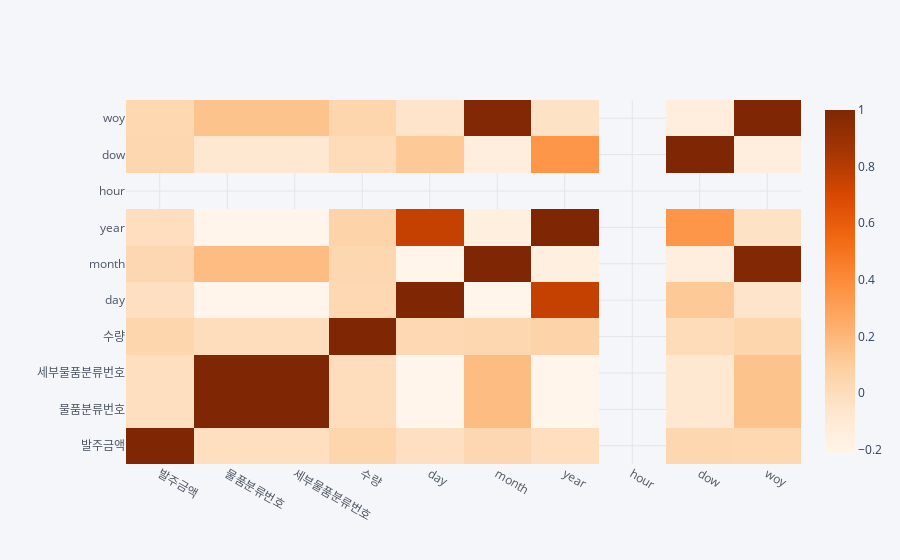

The notebook cell saved with this chart:
### Code cell
import chart_studio.plotly as py
import cufflinks as cf
cf.go_offline(connected=True)
df_train.corr().iplot(kind='heatmap', colorscale='oranges')

### Figure 1 — Plotly figure (JSON) as saved in the notebook; plotly's stock layout.template omitted (floating-point values rounded to 4 significant figures)
{"data": [{"colorscale": [[0, "rgb(255,245,235)"], [0.125, "rgb(254,230,206)"], [0.25, "rgb(253,208,162)"], [0.375, "rgb(253,174,107)"], [0.5, "rgb(253,141,60)"], [0.625, "rgb(241,105,19)"], [0.75, "rgb(217,72,1)"], [0.875, "rgb(166,54,3)"], [1, "rgb(127,39,4)"]], "type": "heatmap", "x": ["발주금액", "물품분류번호", "세부물품분류번호", "수량", "day", "month", "year", "hour", "dow", "woy"], "y": ["발주금액", "물품분류번호", "세부물품분류번호", "수량", "day", "month", "year", "hour", "dow", "woy"], "z": [[1, -0.01206, -0.01206, 0.0491, -0.01807, 0.03821, -0.007464, null, 0.04011, 0.03505], [-0.01206, 1, 1.0, -0.00274, -0.2142, 0.1767, -0.2156, null, -0.08562, 0.1454], [-0.01206, 1.0, 1, -0.00274, -0.2142, 0.1767, -0.2156, null, -0.08562, 0.1454], [0.0491, -0.00274, -0.00274, 1, 0.0329, 0.04189, 0.06481, null, 0.005453, 0.04888], [-0.01807, -0.2142, -0.2142, 0.0329, 1, -0.2129, 0.756, null, 0.1184, -0.05093], [0.03821, 0.1767, 0.1767, 0.04189, -0.2129, 1, -0.1519, null, -0.1415, 0.9862], [-0.007464, -0.2156, -0.2156, 0.06481, 0.756, -0.1519, 1, null, 0.3501, -0.03329], [null, null, null, null, null, null, null, null, null, null], [0.04011, -0.08562, -0.08562, 0.005453, 0.1184, -0.1415, 0.3501, null, 1, -0.1467], [0.03505, 0.1454, 0.1454, 0.04888, -0.05093, 0.9862, -0.03329, null, -0.1467, 1]], "zmax": null, "zmin": null}], "layout": {"legend": {"bgcolor": "#F5F6F9", "font": {"color": "#4D5663"}}, "paper_bgcolor": "#F5F6F9", "plot_bgcolor": "#F5F6F9", "title": {"font": {"color": "#4D5663"}}, "xaxis": {"gridcolor": "#E1E5ED", "showgrid": true, "tickfont": {"color": "#4D5663"}, "title": {"font": {"color": "#4D5663"}, "text": ""}, "zerolinecolor": "#E1E5ED"}, "yaxis": {"gridcolor": "#E1E5ED", "showgrid": true, "tickfont": {"color": "#4D5663"}, "title": {"font": {"color": "#4D5663"}, "text": ""}, "zerolinecolor": "#E1E5ED"}}}
